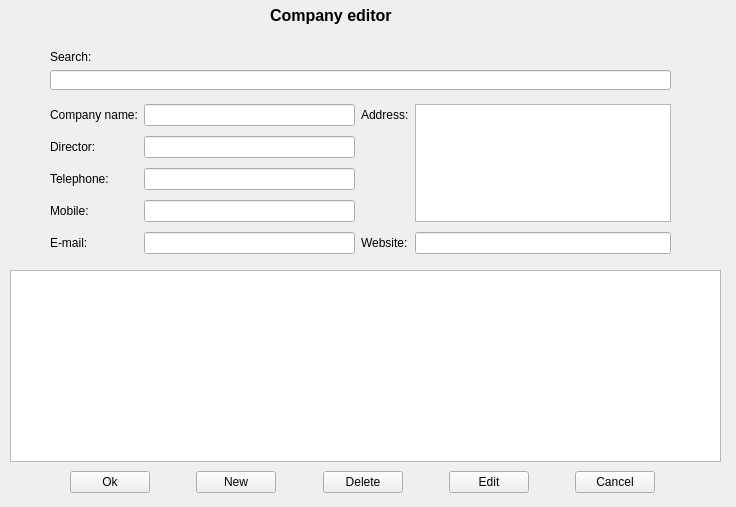
<?xml version="1.0" encoding="UTF-8"?>
<ui version="4.0">
 <class>AtpEditCompany</class>
 <widget class="QWidget" name="AtpEditCompany">
  <property name="geometry">
   <rect>
    <x>0</x>
    <y>0</y>
    <width>736</width>
    <height>507</height>
   </rect>
  </property>
  <property name="windowTitle">
   <string>Form</string>
  </property>
  <widget class="QLabel" name="label_8">
   <property name="geometry">
    <rect>
     <x>50</x>
     <y>50</y>
     <width>46</width>
     <height>13</height>
    </rect>
   </property>
   <property name="text">
    <string>Search:</string>
   </property>
  </widget>
  <widget class="QTableView" name="tableViewCompany">
   <property name="geometry">
    <rect>
     <x>10</x>
     <y>270</y>
     <width>711</width>
     <height>192</height>
    </rect>
   </property>
  </widget>
  <widget class="QLineEdit" name="editSearch">
   <property name="geometry">
    <rect>
     <x>50</x>
     <y>70</y>
     <width>621</width>
     <height>20</height>
    </rect>
   </property>
  </widget>
  <widget class="QWidget" name="layoutWidget">
   <property name="geometry">
    <rect>
     <x>50</x>
     <y>100</y>
     <width>621</width>
     <height>161</height>
    </rect>
   </property>
   <layout class="QGridLayout" name="gridLayout">
    <item row="0" column="0">
     <widget class="QLabel" name="label">
      <property name="text">
       <string>Company name:</string>
      </property>
     </widget>
    </item>
    <item row="0" column="1">
     <widget class="QLineEdit" name="editCompany"/>
    </item>
    <item row="1" column="0">
     <widget class="QLabel" name="label_3">
      <property name="text">
       <string>Director:</string>
      </property>
     </widget>
    </item>
    <item row="1" column="1">
     <widget class="QLineEdit" name="editDirector"/>
    </item>
    <item row="2" column="0">
     <widget class="QLabel" name="label_4">
      <property name="text">
       <string>Telephone:</string>
      </property>
     </widget>
    </item>
    <item row="2" column="1">
     <widget class="QLineEdit" name="editTel"/>
    </item>
    <item row="3" column="0">
     <widget class="QLabel" name="label_5">
      <property name="text">
       <string>Mobile:</string>
      </property>
     </widget>
    </item>
    <item row="3" column="1">
     <widget class="QLineEdit" name="editMob"/>
    </item>
    <item row="4" column="0">
     <widget class="QLabel" name="label_6">
      <property name="text">
       <string>E-mail:</string>
      </property>
     </widget>
    </item>
    <item row="4" column="1">
     <widget class="QLineEdit" name="editMail"/>
    </item>
    <item row="0" column="2">
     <widget class="QLabel" name="label_7">
      <property name="text">
       <string>Address:</string>
      </property>
     </widget>
    </item>
    <item row="4" column="2">
     <widget class="QLabel" name="label_2">
      <property name="text">
       <string>Website:</string>
      </property>
     </widget>
    </item>
    <item row="4" column="3">
     <widget class="QLineEdit" name="editWebsite"/>
    </item>
    <item row="0" column="3" rowspan="4">
     <widget class="QPlainTextEdit" name="editAddress">
      <property name="documentTitle">
       <string/>
      </property>
      <property name="plainText">
       <string/>
      </property>
     </widget>
    </item>
   </layout>
  </widget>
  <widget class="QLabel" name="label_9">
   <property name="geometry">
    <rect>
     <x>270</x>
     <y>0</y>
     <width>151</width>
     <height>31</height>
    </rect>
   </property>
   <property name="font">
    <font>
     <pointsize>12</pointsize>
     <weight>75</weight>
     <bold>true</bold>
    </font>
   </property>
   <property name="text">
    <string>Company editor</string>
   </property>
  </widget>
  <widget class="QWidget" name="layoutWidget_2">
   <property name="geometry">
    <rect>
     <x>70</x>
     <y>470</y>
     <width>585</width>
     <height>25</height>
    </rect>
   </property>
   <layout class="QHBoxLayout" name="horizontalLayout">
    <item>
     <widget class="QPushButton" name="buttonOk">
      <property name="text">
       <string>Ok</string>
      </property>
     </widget>
    </item>
    <item>
     <spacer name="horizontalSpacer">
      <property name="orientation">
       <enum>Qt::Horizontal</enum>
      </property>
      <property name="sizeHint" stdset="0">
       <size>
        <width>40</width>
        <height>20</height>
       </size>
      </property>
     </spacer>
    </item>
    <item>
     <widget class="QPushButton" name="buttonNew">
      <property name="text">
       <string>New</string>
      </property>
     </widget>
    </item>
    <item>
     <spacer name="horizontalSpacer_2">
      <property name="orientation">
       <enum>Qt::Horizontal</enum>
      </property>
      <property name="sizeHint" stdset="0">
       <size>
        <width>40</width>
        <height>20</height>
       </size>
      </property>
     </spacer>
    </item>
    <item>
     <widget class="QPushButton" name="buttonDelete">
      <property name="text">
       <string>Delete</string>
      </property>
     </widget>
    </item>
    <item>
     <spacer name="horizontalSpacer_3">
      <property name="orientation">
       <enum>Qt::Horizontal</enum>
      </property>
      <property name="sizeHint" stdset="0">
       <size>
        <width>40</width>
        <height>20</height>
       </size>
      </property>
     </spacer>
    </item>
    <item>
     <widget class="QPushButton" name="buttonEdit">
      <property name="text">
       <string>Edit</string>
      </property>
     </widget>
    </item>
    <item>
     <spacer name="horizontalSpacer_4">
      <property name="orientation">
       <enum>Qt::Horizontal</enum>
      </property>
      <property name="sizeHint" stdset="0">
       <size>
        <width>40</width>
        <height>20</height>
       </size>
      </property>
     </spacer>
    </item>
    <item>
     <widget class="QPushButton" name="buttonCancel">
      <property name="text">
       <string>Cancel</string>
      </property>
     </widget>
    </item>
   </layout>
  </widget>
 </widget>
 <tabstops>
  <tabstop>buttonOk</tabstop>
  <tabstop>editSearch</tabstop>
  <tabstop>tableViewCompany</tabstop>
  <tabstop>editCompany</tabstop>
  <tabstop>editDirector</tabstop>
  <tabstop>editAddress</tabstop>
  <tabstop>editTel</tabstop>
  <tabstop>editMob</tabstop>
  <tabstop>editMail</tabstop>
  <tabstop>editWebsite</tabstop>
  <tabstop>buttonNew</tabstop>
  <tabstop>buttonDelete</tabstop>
  <tabstop>buttonEdit</tabstop>
  <tabstop>buttonCancel</tabstop>
 </tabstops>
 <resources/>
 <connections/>
</ui>
